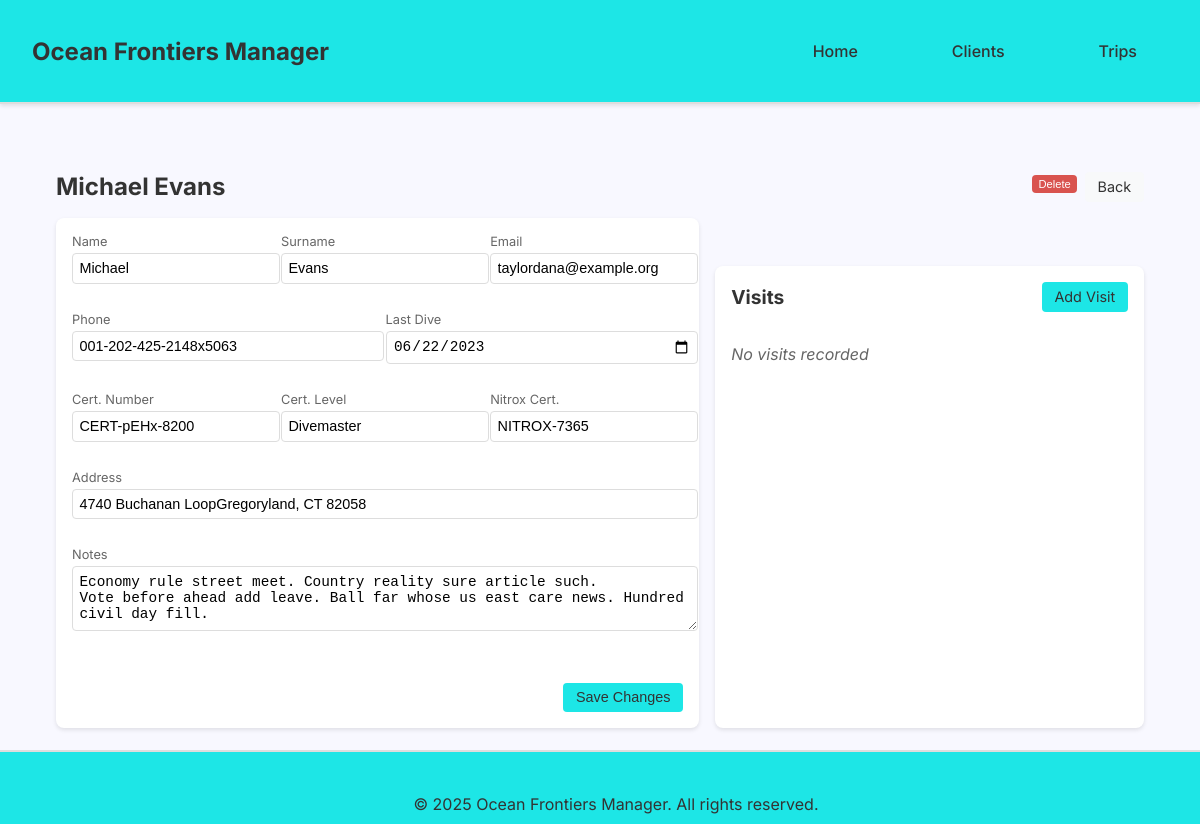
Before: /client_details/7 with the older database file.
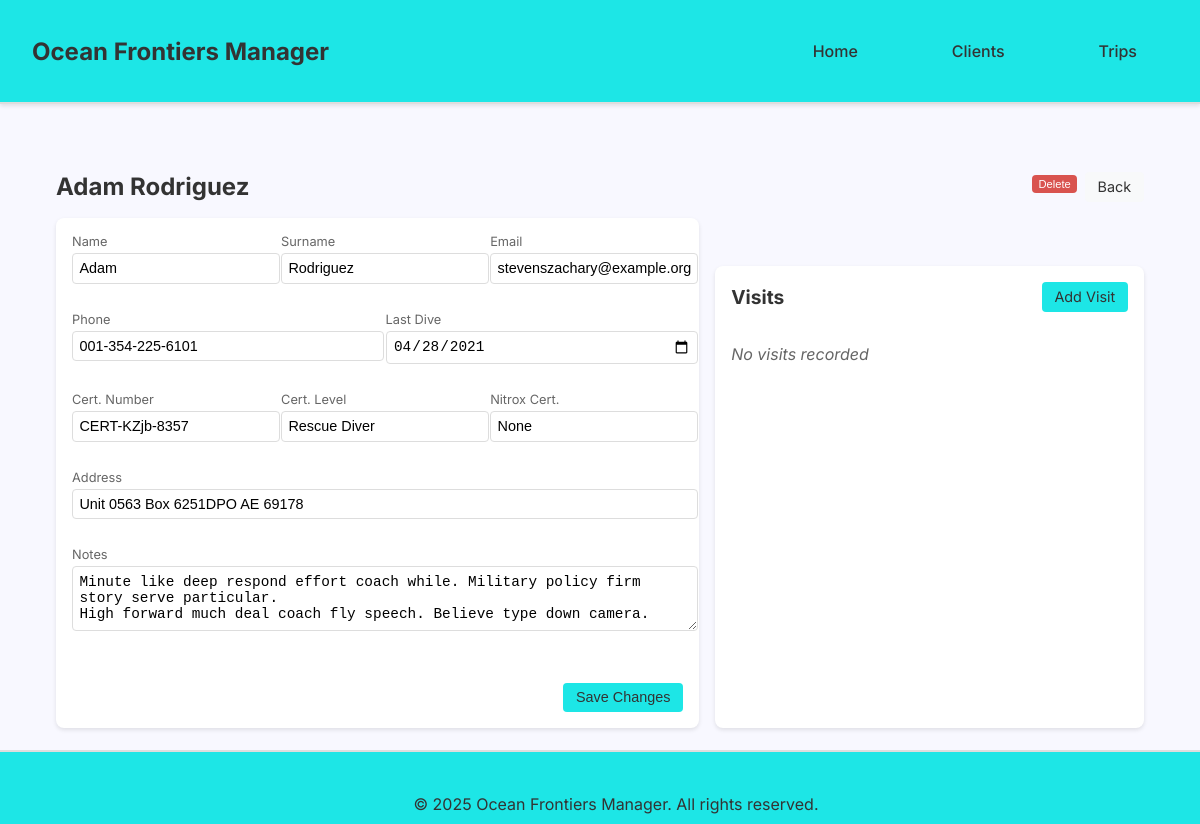
After: the same page with the newer database file.
### app/models/models.py (models this page shows, shortened)
class Client(db.Model):
    id = db.Column(db.Integer, primary_key=True)
    name = db.Column(db.String(100), nullable=False)
    surname = db.Column(db.String(100), nullable=False)
    email = db.Column(db.String(120))
    phone = db.Column(db.String(20))
    address = db.Column(db.String(200))
    notes = db.Column(db.Text)
    last_dive_day = db.Column(db.Date)
    certification_number = db.Column(db.String(50))
    certification_level = db.Column(db.String(50))
    nitrox_certification_number = db.Column(db.String(50))
    visits = db.relationship('Visit', secondary=client_visits_association)
    trips = db.relationship('Trip', secondary=clients_trips_association, back_populates='clients')

### app/routes/client_routes.py (the view)
@clients.route("/client_details/<int:client_id>")
def client_details(client_id):
    client = Client.query.get_or_404(client_id)
    visits_data = get_client_visits(client)
    return render_template('client_details.html', client=client, visits_data=visits_data)

### app/services/client_service.py (called while the page is built, shortened)
def get_client_visits(client):
    related_visits = client.visits
    visits_data = []
    return visits_data

### app/templates/client_details.html (shortened to what the changed rows need)
{% extends 'base.html' %}
{% block content %}
<section class="client-details-container">
    <div class="client-header">
        <h2>{{ client.name }} {{ client.surname }}</h2>
        <div class="header-actions">
            <form method="POST" action="{{ url_for('clients.delete_client', client_id=client.id) }}" class="delete-client-form">
            </form>
            <a href="{{ url_for('clients.client_list') }}" class="back-button">Back</a>
        </div>
    </div>
    <div class="content-grid">
        <div class="client-info-section">
            <form method="POST" action="{{ url_for('clients.edit_client', client_id=client.id) }}" class="client-edit-form">
                <div class="form-row">
                    <div class="form-group">
                        <label>Name</label>
                        <input type="text" name="name" value="{{ client.name }}" required>
                    </div>
                    <div class="form-group">
                        <label>Surname</label>
                        <input type="text" name="surname" value="{{ client.surname }}" required>
                    </div>
                    <div class="form-group">
                        <label>Email</label>
                        <input type="email" name="email" value="{{ client.email }}">
                    </div>
                </div>
                <div class="form-row">
                    <div class="form-group">
                        <label>Phone</label>
                        <input type="text" name="phone" value="{{ client.phone }}">
                    </div>
                    <div class="form-group">
                        <label>Last Dive</label>
                        <input type="date" name="last_dive_day" value="{{ client.last_dive_day.strftime('%Y-%m-%d') if client.last_dive_day else '' }}">
                    </div>
                </div>
                <div class="form-row">
                    <div class="form-group">
                        <label>Cert. Number</label>
                        <input type="text" name="certification_number" value="{{ client.certification_number }}">
                    </div>
                    <div class="form-group">
                        <label>Cert. Level</label>
                        <input type="text" name="certification_level" value="{{ client.certification_level }}">
                    </div>
                    <div class="form-group">
                        <label>Nitrox Cert.</label>
                        <input type="text" name="nitrox_certification_number" value="{{ client.nitrox_certification_number }}">
                    </div>
                </div>
                <div class="form-row">
                    <div class="form-group full-width">
                        <label>Address</label>
                        <input type="text" name="address" value="{{ client.address }}">
                    </div>
                </div>
                <div class="form-row">
                    <div class="form-group full-width">
                        <label>Notes</label>
                        <textarea name="notes" rows="2">{{ client.notes }}</textarea>
                    </div>
                </div>
            </form>
        </div>
    </div>
</section>
{% endblock %}

Changed rows visible on the page:
changed Client: name "Michael" → "Adam"; surname "Evans" → "Rodriguez"; email "taylordana@example.org" → "stevenszachary@example.org"; phone "001-202-425-2148x5063" → "001-354-225-6101"; last_dive_day "06/22/2023" → "04/28/2021"; certification_number "CERT-pEHx-8200" → "CERT-KZjb-8357"; certification_level "Divemaster" → "Rescue Diver"; nitrox_certification_number "NITROX-7365" → "None"; address "4740 Buchanan LoopGregoryland, CT 82058" → "Unit 0563 Box 6251DPO AE 69178"; notes "Economy rule street meet. Country reality sure article such. Vote before ahead add leave. Ball far whose us east care news. Hundred civil day fill." → "Minute like deep respond effort coach while. Military policy firm story serve particular. High forward much deal coach fly speech. Believe type down camera."
